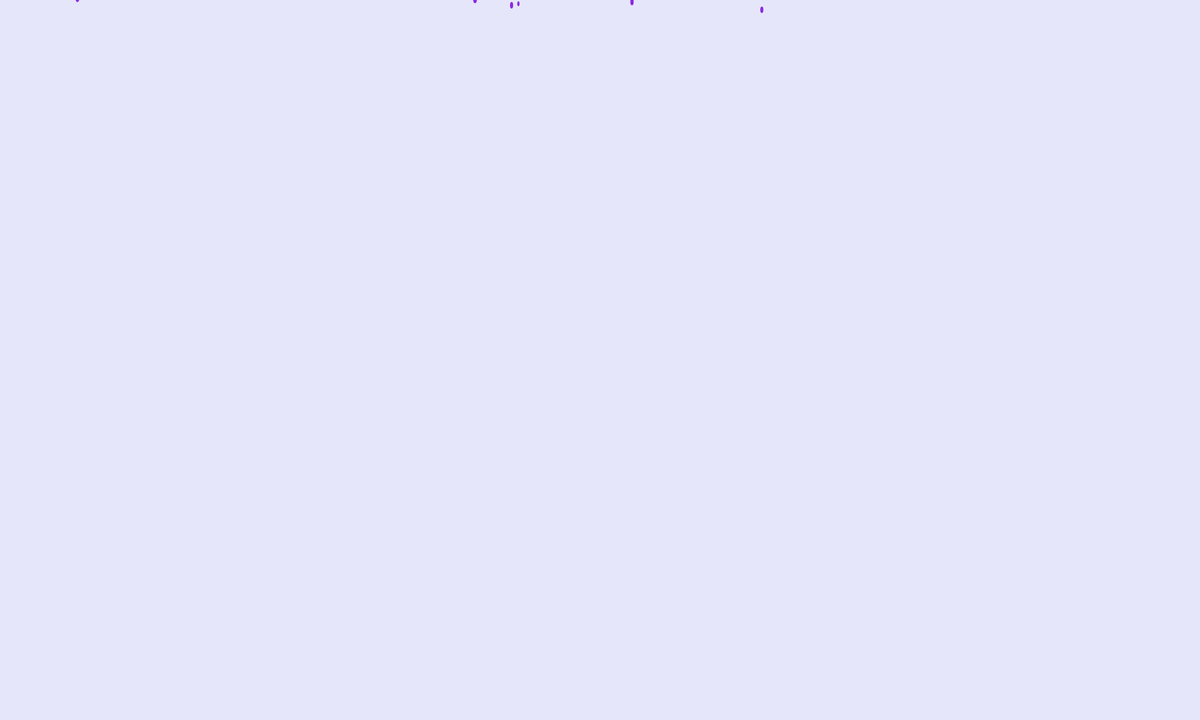
Frame 1 (no input)
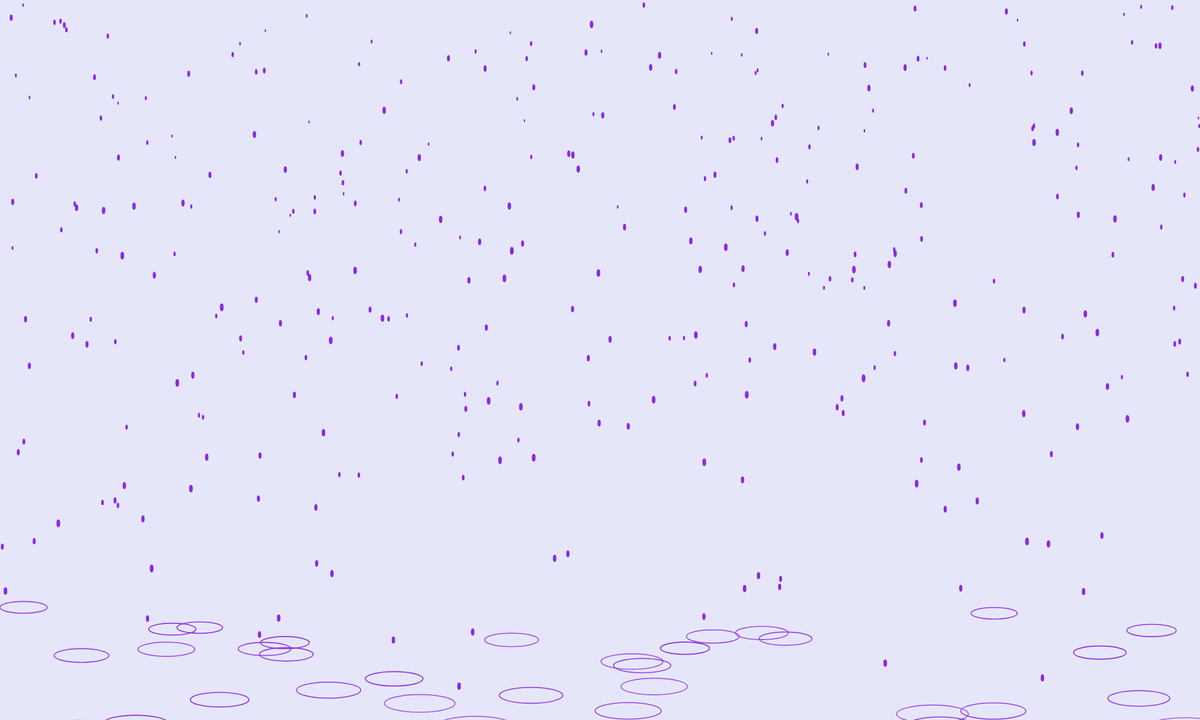
Frame 60 (no input)
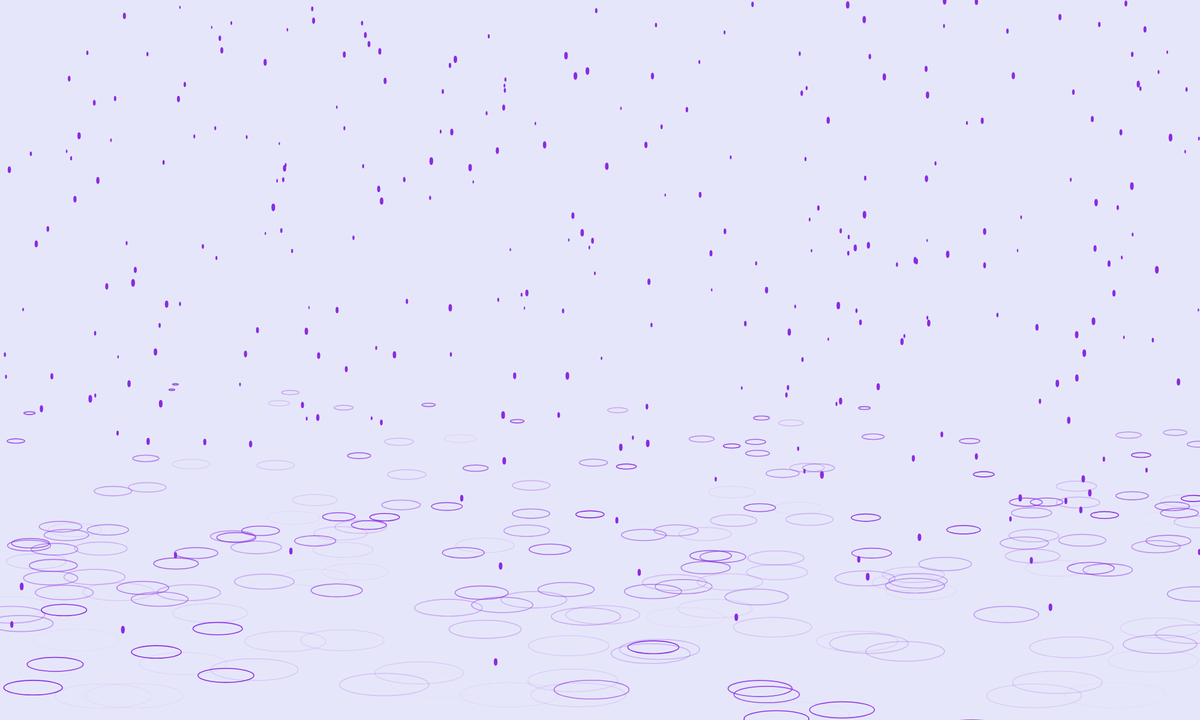
Frame 120 (the mouse pressed at the canvas centre since frame 60)

The p5.js sketch that drew these frames (run headless with seeded random() and noise() and a simulated clock; from frame 60 on, the mouse is pressed at the canvas centre):

// p5.js sketch
// ── sketch.js
// (138, 43, 226)
// 230 230 250

let drops = [];
let Ripples = [];
let dropCount = 500;
let maxDepth = 80;

function setup() {
	createCanvas(2000, 1200);
	for (let i = 0; i < dropCount; i++) {
		drops.push(new Drop());
	}
}

function draw() {
	background(230, 230, 250);
	drops.forEach(d => {
		if (d.fall()) {
			Ripples.push(new Ripple(d.x, d.y, d.z));
			d.reset();
		}
		d.show();
	});
	for (let i = Ripples.length -1; i >= 0; i--) {
		let r = Ripples[i];
		r.show();
		if(r.ripple() > r.death) {
			Ripples.splice(i, 1);
		}
	}
}
// ── Drop.js
class Drop {
	constructor(x = random(width), y = random(-height, 1), z = (random(0, maxDepth))){
		this.x = x;
		this.y = y;
		this.z = z; // higher z means closer.
		this.yspeed = map(z, 0, maxDepth, 4, 20);
		this.size = map(z, 0, maxDepth, 4, 10);
		this.thick = map(z, 0, maxDepth, 1, 3);
		this.grav = map(z, 0, maxDepth, 0.01, 0.2);
		this.groundHeight = height/2 + map(this.z, 0, maxDepth, 0, height/2);
	}

	reset = function() {
		this.y = random(-height, 0);
		this.x = random(width);
		this.yspeed = map(this.z, 0, maxDepth, 10, 20);
	}

	fall = function() {
		this.y = this.y + this.yspeed;
		this.yspeed += this.grav;
		if(this.y > this.groundHeight) {
		// if(this.y >= height) {
			return true;
		}
		return false;
	}

	show = function() {
		stroke(138, 43, 226);
		strokeWeight(this.thick);
		fill(138, 43, 226);
		ellipse(this.x, this.y, this.size/3, this.size)
		// line(this.x, this.y, this.x, this.y+this.size);
	}
}
// ── Ripple.js
class Ripple {
	constructor(x, y, z) {
		this.x = x;
		this.y = y;
		this.z = z/3;
		this.spreadFactor = map(this.z, 0, maxDepth, 0.2, 1.2);
		this.alive = 0;
		this.death = map(this.z, 0, maxDepth, 30, 50);
	}

	ripple = function() {
		this.z += this.spreadFactor;
		return this.alive++;
	}

	show = function(){
		noFill();
		stroke(138, 43, 226, 255 - map(this.alive, 0, this.death, 0, 255));
		ellipse(this.x, this.y, this.z*4, this.z);
	}
}
